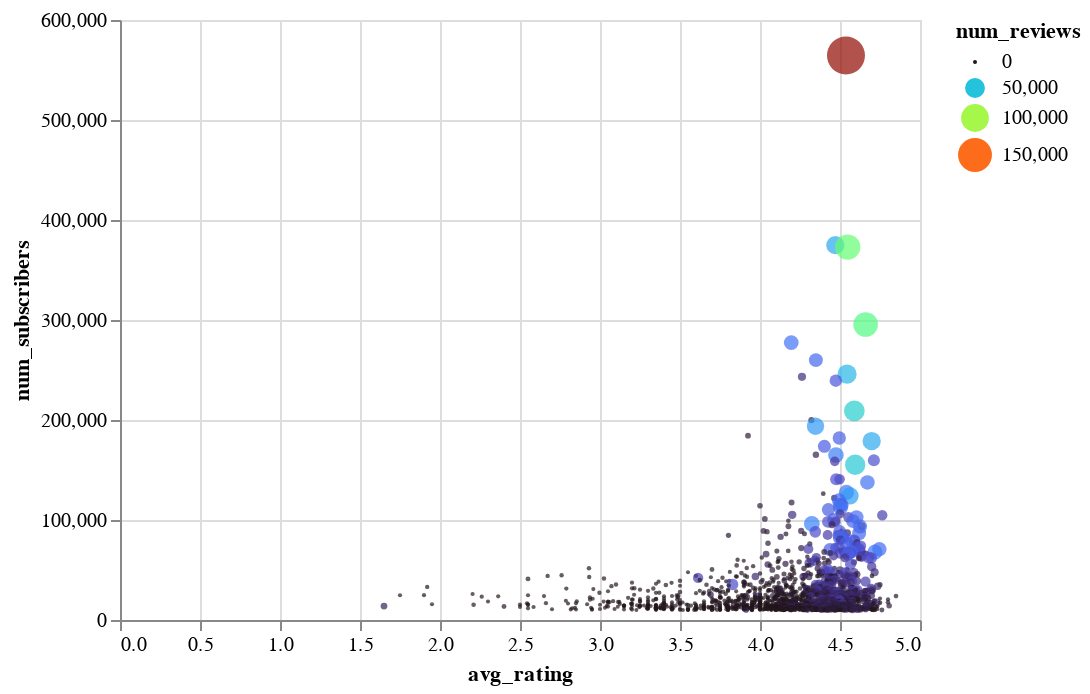

Notebook source saved alongside this figure:
### Code cell
df = df1
alt.Chart(df).mark_circle().encode(
    x = 'avg_rating',
    y = 'num_subscribers',
    color = alt.Color('num_reviews', scale=alt.Scale(scheme='turbo')),
    size = 'num_reviews',
    opacity=alt.value(0.7),
    tooltip = ['title','num_subscribers','avg_rating']
)

### Figure 1 — Vega-Lite specification as saved in the notebook (floating-point values rounded to 4 significant figures; data arrays with more than 128 entries replaced by an {"elided": "..."} marker saying what was removed)
{"config": {"view": {"continuousWidth": 400, "continuousHeight": 300}}, "data": {"name": "data-0d70d5019824584d0e75525b6cd7d6d3"}, "mark": "circle", "encoding": {"color": {"type": "quantitative", "field": "num_reviews", "scale": {"scheme": "turbo"}}, "opacity": {"value": 0.7}, "size": {"type": "quantitative", "field": "num_reviews"}, "tooltip": [{"type": "nominal", "field": "title"}, {"type": "quantitative", "field": "num_subscribers"}, {"type": "quantitative", "field": "avg_rating"}], "x": {"type": "quantitative", "field": "avg_rating"}, "y": {"type": "quantitative", "field": "num_subscribers"}}, "$schema": "https://vega.github.io/schema/vega-lite/v4.8.1.json", "datasets": {"data-0d70d5019824584d0e75525b6cd7d6d3": {"elided": "1653 records"}}}
